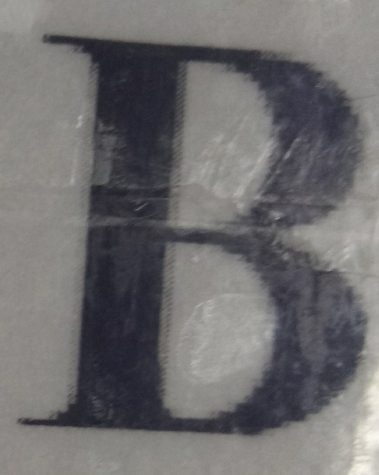
//> input picture corner_harris/B1.png, 379 x 475 px
$ ./main   (built with g++ and OpenCV 4)
//> lines starting //> are read from the running program, lines starting //| are printed output that depends on the picture
### corner_harris/corner_harris/harris.h
#ifndef HARRIS_H
#define HARRIS_H

#include <opencv2/opencv.hpp>
#include <iostream>

using namespace std;
using namespace cv;

extern int thresh, max_count, row_d[], col_d[];
char Harris_Demo(Mat src);
double PointsFeature(int* row, int* col,int i);
#endif

### corner_harris/corner_harris/harris.cpp
#include "harris.h"

int thresh = 130;
int row_d[50] = {}, col_d[50] = {};

char Harris_Demo(Mat src) {
	int i = 0;
	int max_count = 255;
	char result;
	Mat gray_src,dst, norm_dst, normScaleDst;
	cvtColor(src, gray_src, COLOR_BGR2GRAY);
	dst = Mat::zeros(gray_src.size(), CV_32FC1);

	int blocksize = 2;
	int ksize = 3;
	double k = 0.04;
	cornerHarris(gray_src, dst, blocksize, ksize, k, BORDER_DEFAULT);
	normalize(dst, norm_dst, 0, 255, NORM_MINMAX, CV_32FC1, Mat());
	convertScaleAbs(norm_dst, normScaleDst);

	Mat resultImg = src.clone();
	for (int row = 0; row < resultImg.rows; row++) {
		uchar* currentRow = normScaleDst.ptr(row);
		for (int col = 0; col < resultImg.cols; col++) {
			int value = (int)* currentRow;
			if (value > thresh) {
				circle(resultImg, Point(col, row), 1, Scalar(0, 0, 255), 2, 8, 0);
				row_d[i] = row;
				col_d[i] = col;
				i++;
			}
			currentRow++;
		}
	}
	imshow("output", resultImg);
	double feature = PointsFeature(row_d, col_d, i);
	cout << feature << endl;
	switch (i) {
	case 4:
		result = 'B';//D

		break;
	case 5:
		result = 'J';
		break;
	case 6:
		result = 'L';
		break;
	case 7:
		if(feature < 2)
		result = 'G';//I
		else result = 'I';
		break;
	case 11:
		if (feature < 1)
			result = 'A';//E
		else result = 'E';
		break;
	case 12:
		if (feature > 1)
			result = 'F';//M
		else result = 'M';
		break;
	case 14:
		result = 'K';
		break;
	case 17:
		result = 'H';
		break;
	default: result = 'N';
		break;
	}
	cout << "number of harris_corner points: " << i << endl;
	return result;
}

// [11 lines left out: function PointsFeature, not called in this run]

### corner_harris/corner_harris/main.cpp
#include <opencv2/opencv.hpp>
#include <iostream>
#include "harris.h"

int main() {
	Mat src1;
	Mat src = imread("D:/AAwork/VS Project/corner_harris/B1.png");
//> src is the input picture: 475 rows x 379 cols, CV_8UC3; mean B, G, R 110.8, 109.8, 111.1
	if (src.empty()) {
		printf("could not load image...\n");
		return - 1;
	}
	namedWindow("input image",WINDOW_AUTOSIZE);
	imshow("input image", src);
	resize(src, src1, Size(400,400 ));
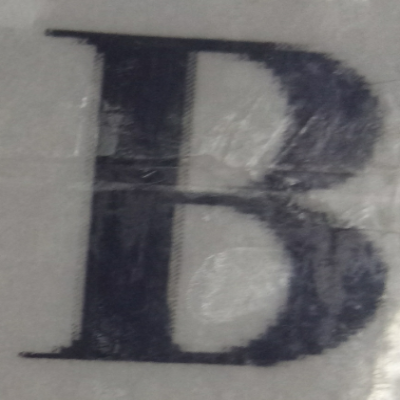
//> src1: 400 rows x 400 cols, CV_8UC3; mean B, G, R 110.7, 109.6, 110.9

	//createTrackbar("threshold:", "output", &thresh, max_count, Harris_Demo);
	cout << "result is "<< Harris_Demo(src1) << endl;
//> in Harris_Demo, `cornerHarris(gray_src, dst, blocksize, ksize, k, BORDER_DEFAULT);`:
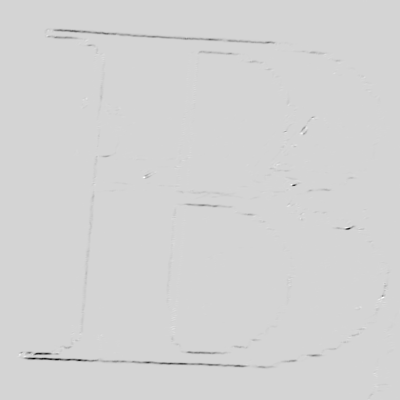
//> dst: 400 rows x 400 cols, CV_32FC1; min -8.44e-05, max 1.67e-05, mean -2.99e-07; drawn with min black and max white
//> (the run ends here: the program crashes, at `uchar* currentRow = normScaleDst.ptr(row);`)
